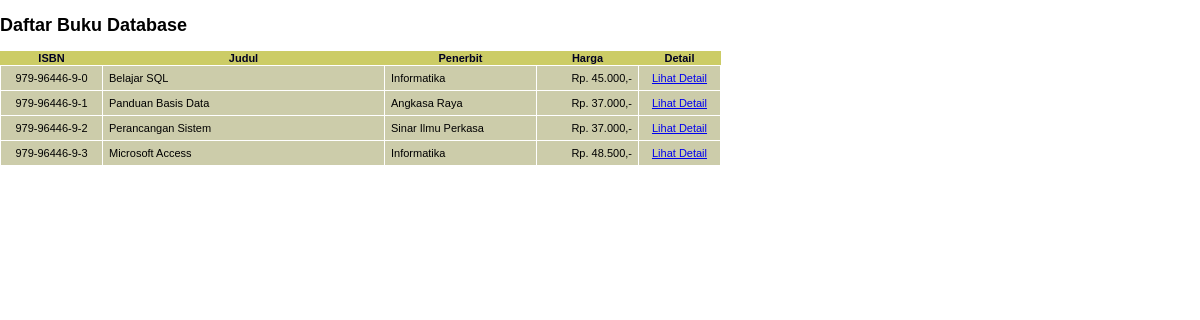
Screenshot of /daftar_buku.php?kat=1 with the database file from the repository.
### tables this page shows
CREATE TABLE `kategori` (
  `kategori_id` int(11) NOT NULL AUTO_INCREMENT,
  `kategori_nama` varchar(25) DEFAULT NULL,
  PRIMARY KEY (`kategori_id`)
);

CREATE TABLE `buku` (
  `buku_isbn` char(13) NOT NULL,
  `buku_judul` varchar(75) DEFAULT NULL,
  `penerbit_id` char(4) DEFAULT NULL,
  `buku_tglterbit` date DEFAULT NULL,
  `buku_jmlhalaman` int(11) DEFAULT NULL,
  `buku_deskripsi` text DEFAULT NULL,
  `buku_harga` decimal(10,0) DEFAULT NULL,
  PRIMARY KEY (`buku_isbn`),
  KEY `penerbit_id` (`penerbit_id`),
  CONSTRAINT `buku_ibfk_1` FOREIGN KEY (`penerbit_id`) REFERENCES `penerbit` (`penerbit_id`)
);

CREATE TABLE `penerbit` (
  `penerbit_id` char(4) NOT NULL,
  `penerbit_nama` varchar(50) DEFAULT NULL,
  PRIMARY KEY (`penerbit_id`)
);

### fungsi.php (called while the page is built, shortened)
<?php
include "config.php";
function getKategori($id){
    global $link;
    $query = "SELECT kategori_nama FROM kategori WHERE kategori_id = $id";
    $nama_kategori = "";
    $result = mysqli_query($link, $query);
    if ($result) {
        list($nama_kategori) = mysqli_fetch_array($result);
    }
    return $nama_kategori;
}
?>

### daftar_buku.php (the view, shortened to what this page needs)
<!DOCTYPE html>
<html lang="en">
<head>
    <link rel="stylesheet" href="css/framelayout.css">
</head>
<body>
<?php
include "config.php";
include "fungsi.php";
$id_kategori = $_GET['kat'];
$nama_kategori = getKategori($id_kategori);
?>
<h2>Daftar Buku <?php echo "$nama_kategori"; ?></h2>
<?php
$query = "SELECT
a.buku_isbn,
a.buku_judul,
b.penerbit_nama,
a.buku_harga
FROM
buku a,
penerbit b,
link_buku_kategori c
WHERE
a.penerbit_id = b.penerbit_id AND
a.buku_isbn = c.buku_isbn AND
c.kategori_id = $id_kategori";
$result = mysqli_query($link, $query);
if ($result) { ?>
<table class="buku">
    <tr>
        <th width="100">ISBN</th>
        <th width="280">Judul</th>
        <th width="150">Penerbit</th>
        <th width="100">Harga</th>
        <th width="80">Detail</th>
    </tr>
    <?php
    while ($row = mysqli_fetch_array($result)) { ?>
    <tr>
        <td> <?php echo $row[0];?> </td>
        <td align="left"> <?php echo $row[1];?> </td>
        <td align="left"> <?php echo $row[2];?> </td>
        <td align="right"> <?php echo "Rp. " . number_format($row[3],0,'','.') . ",-" ;?> </td>
        <td > <a href="detail_buku.php?isbn=<?php echo $row[0]; ?> ">Lihat Detail</a> </td>
    </tr>
    <?php
    }
    ?>
</table>
<?php
}
?>
</body>
</html>

### css/framelayout.css (style rules this page uses)
body, html { margin: 0; padding: 0; color: #000; background: #fff; font: 12px Verdana, Arial, Helvetica, sans-serif; }
table.buku { text-align: center; font-family: Verdana, Geneva, Tahoma, sans-serif; font-weight: normal; font-size: 11px; color: #002; background-color: #cc6; border: 0px; border-collapse: collapse; border-spacing: 0px; }
table.buku td { background-color: #cca; color: #000; padding: 6px; border: 1px #fff solid; }

### rows the page displays
kategori: kategori_nama "Database"
buku: buku_isbn "979-96446-9-0", buku_judul "Belajar SQL", penerbit.penerbit_nama "Informatika", buku_harga "45.000"
buku: buku_isbn "979-96446-9-1", buku_judul "Panduan Basis Data", penerbit.penerbit_nama "Angkasa Raya", buku_harga "37.000"
buku: buku_isbn "979-96446-9-2", buku_judul "Perancangan Sistem", penerbit.penerbit_nama "Sinar Ilmu Perkasa", buku_harga "37.000"
buku: buku_isbn "979-96446-9-3", buku_judul "Microsoft Access", penerbit.penerbit_nama "Informatika", buku_harga "48.500"
